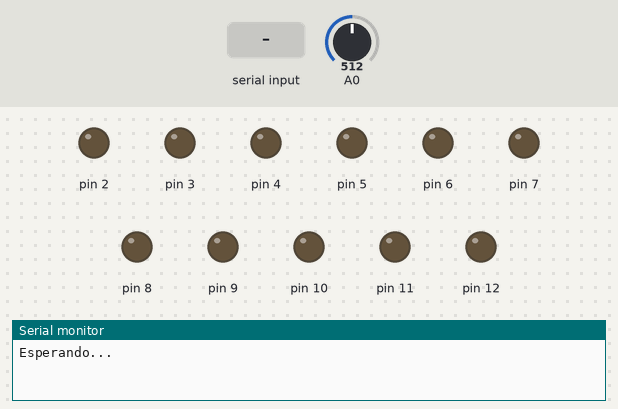
Simulated run of this sketch. Board: Arduino Uno, built with avr-gcc and run on an emulated ATmega328P. Shown: output pins drawn as LEDs (lit = HIGH), the last lines printed to the serial monitor. Inputs (shaded band) come from the test bench; at power-on: A0 = 512.

Above: at 1.2 s.
1.3 s: "1" received over Serial
At 3.1 s:
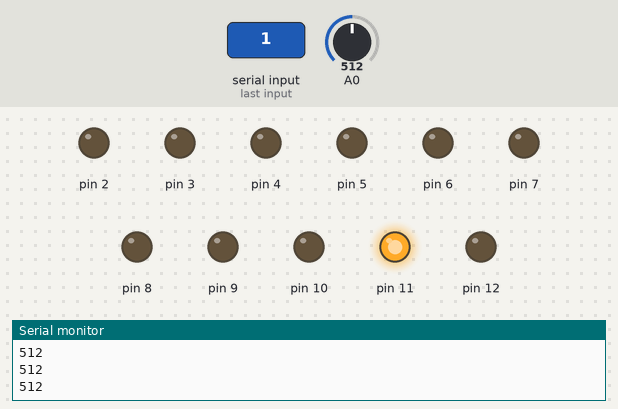
3.8 s: A0 set to 354
5.3 s: A0 set to 327
At 6.7 s:
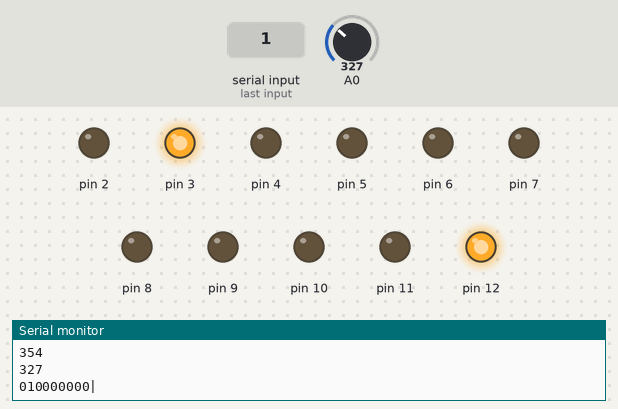
7.7 s: "2" received over Serial
At 10.6 s:
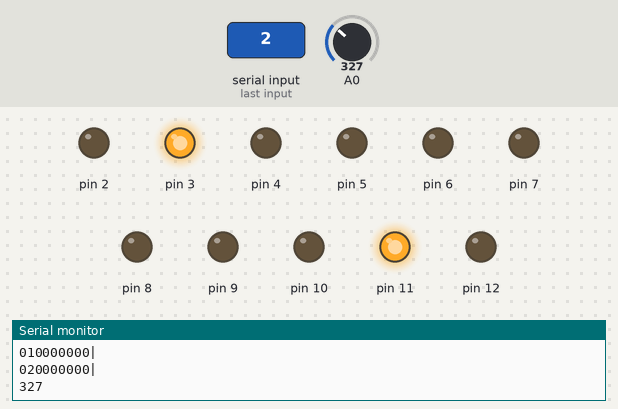
10.7 s: A0 set to 156
12.7 s: A0 set to 138
At 15.2 s:
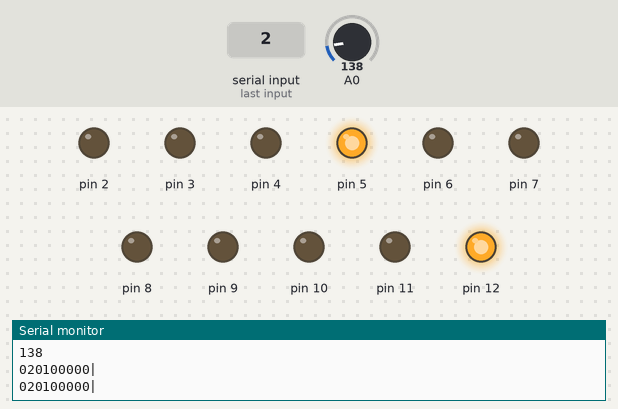
Timing chart, 0 to 16.7 s (numbered marks = the images above; inputs shaded):
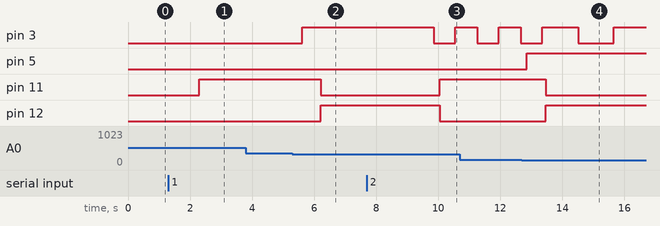

Measured:
- the behaviour switches between 341 and 340 on A0 (found by bisection; images 1 and 2)
- the behaviour switches between 146 and 145 on A0 (found by bisection; images 3 and 4)
- after the input at 1.3 s, pin 11: LOW → HIGH after 1.0 s
- after the input at 5.3 s, pin 3: LOW → HIGH after 0.32 s; pin 11: HIGH → LOW after 0.92 s; pin 12: LOW → HIGH after 0.92 s
- after the input at 7.7 s, pin 3: HIGH → LOW after 2.2 s, → HIGH 0.70 s later; pin 11: LOW → HIGH after 2.4 s; pin 12: HIGH → LOW after 2.4 s
- after the input at 12.7 s, pin 5: LOW → HIGH after 0.16 s; pin 11: HIGH → LOW after 0.76 s; pin 12: LOW → HIGH after 0.76 s

The sketch:

Totito_v1.ino
```cpp
//Voltajes por Boton
int l1Min = 400, l1Max = 510;
int l2Min = 300, l2Max = 340;
int l3Min = 220, l3Max = 260;
int l4Min = 135, l4Max = 145;
int l5Min = 163, l5Max = 175;
int l6Min = 180, l6Max = 205;
int l7Min = 119, l7Max = 126;
int l8Min = 108, l8Max = 112;
int l9Min =  99, l9Max = 105;
int   Min =  99,   Max = 510;

//Declaración de Variables
int primeraVez = 0, turno = 0, entro = 0;

//Declaración de Arreglos
int arrayJuego[9];

//Otras declaraciones
int on = 300;
int off = 100;
long cntTiempo = 0;

void setup() {
  Serial.begin(9600);
  for (int i = 2; i <= 12; i++) {
    pinMode(i, OUTPUT);
  }
}

void loop() {

  if (primeraVez == 0) {
    apagaLeds();
    primeraVez = 1;
  }
  delay(100);

  if (turno == 0) {
    turno = Serial.readString().toInt();
    Serial.println("Esperando...");
  }

  if (turno == 1) {
    digitalWrite(11, HIGH);
    digitalWrite(12, LOW);
    //enviaDatos();
    if (analogRead(A0) > 0) {
      Serial.println(analogRead(A0));
      enciendeLedPj1(A0);
      if (entro == 1) {
        turno = 2;
        //Serial.println("Turno del Jugador 2");
      }
    }
  } else if (turno == 2) {
    digitalWrite(12, HIGH);
    digitalWrite(11, LOW);
    enviaDatos();
    String input = "";
    input = Serial.readString();
    //Serial.println(input);
    enciendeLedPj2(input);
    if (entro == 1) {
      enviaDatos();
      String input = "";
      input = Serial.readString();
      Serial.println(input);
      if (input == "Empate") {
        Serial.println("Empate");
        apagaLeds();
        for (int i = 0; i <= 5; i++) {
          digitalWrite(12, HIGH);
          digitalWrite(11, LOW);
          delay(500);
          digitalWrite(11, HIGH);
          digitalWrite(12, LOW);
          delay(500);
        }
        inicializaDatos();
      } else if (input == "GanoP1") {
        Serial.println("GanoP1");
        apagaLeds();
        digitalWrite(12, LOW);
        for (int i = 0; i <= 5; i++) {
          digitalWrite(11, LOW);
          delay(500);
          digitalWrite(11, HIGH);
          delay(500);
        }
        inicializaDatos();
      } else if (input == "GanoP2") {
        apagaLeds();
        Serial.println("GanoP2");
        digitalWrite(11, LOW);
        for (int i = 0; i <= 5; i++) {
          digitalWrite(12, LOW);
          delay(500);
          digitalWrite(12, HIGH);
          delay(500);
        }
        inicializaDatos();
      } else {
        turno = 1;
        //Serial.println("Turno del Jugador 1");
      }
    }
  }
  controlaLedP2();
}

void apagaLeds() {
  for (int i = 2; i <= 12; i++) {
    digitalWrite(i, LOW);
  }
}

void inicializaDatos() {
  for (int i = 0; i < 9; i++) {
    arrayJuego[i] = 0;
  }
  primeraVez = 0;
  turno = 0;
}

void enviaDatos() {
  String msg = "";
  for (int k = 0; k < 9; k++) {
    msg.concat(arrayJuego[k]);
  }
  msg += "|";
  delay(50);
  Serial.println(msg);
}
void enciendeLedPj1(int led) {
  entro = 0;
  if (analogRead(led) >= Min && analogRead(led) <= Max) {
    if (analogRead(led) >= l1Min && analogRead(led) <= l1Max) {
      if (arrayJuego[0] == 0) {
        digitalWrite(2, HIGH);                                    //led 1
        arrayJuego[0] = 1;
        entro = 1;
      }
    }
    if (analogRead(led) >= l2Min && analogRead(led) <= l2Max) {
      if (arrayJuego[1] == 0) {
        digitalWrite(3, HIGH);                                    //led 2
        arrayJuego[1] = 1;
        entro = 1;
      }
    }
    if (analogRead(led) >= l3Min && analogRead(led) <= l3Max) {
      if (arrayJuego[2] == 0) {
        digitalWrite(4, HIGH);                                    //led 3
        arrayJuego[2] = 1;
        entro = 1;
      }
    }
    if (analogRead(led) >= l4Min && analogRead(led) <= l4Max) {
      if (arrayJuego[3] == 0) {
        digitalWrite(5, HIGH);                                    //led 4
        arrayJuego[3] = 1;
        entro = 1;
      }
    }
    if (analogRead(led) >= l5Min && analogRead(led) <= l5Max) {
      if (arrayJuego[4] == 0) {
        digitalWrite(6, HIGH);                                    //led 5
        arrayJuego[4] = 1;
        entro = 1;
      }
    }
    if (analogRead(led) >= l6Min && analogRead(led) <= l6Max) {
      if (arrayJuego[5] == 0) {
        digitalWrite(7, HIGH);                                    //led 6
        arrayJuego[5] = 1;
        entro = 1;
      }
    }
    if (analogRead(led) >= l7Min && analogRead(led) <= l7Max) {
      if (arrayJuego[6] == 0) {
        digitalWrite(8, HIGH);                                    //led 7
        arrayJuego[6] = 1;
        entro = 1;
      }
    }
    if (analogRead(led) >= l8Min && analogRead(led) <= l8Max) {
      if (arrayJuego[7] == 0) {
        digitalWrite(9, HIGH);                                    //led 8
        arrayJuego[7] = 1;
        entro = 1;
      }
    }
    if (analogRead(led) >= l9Min && analogRead(led) <= l9Max) {
      if (arrayJuego[8] == 0) {
        digitalWrite(10, HIGH);                                   //led 9
        arrayJuego[8] = 1;
        entro = 1;
      }
    }
    if (entro == 1) {
      //Serial.println("Entro");
    }
    delay(500);
  } else {
    //Serial.println("No Entro Pj1");
    //delay(50);
  }
}

void enciendeLedPj2(String led) {
  entro = 0;
  if (led >= "1" && led <= "9" ) {
    entro = 1;
    if (led == "1") {
      digitalWrite(2, HIGH);                                    //led 1
      arrayJuego[0] = 2;
    }
    if (led == "2") {
      digitalWrite(3, HIGH);                                    //led 2
      arrayJuego[1] = 2;
    }
    if (led == "3") {
      digitalWrite(4, HIGH);                                    //led 3
      arrayJuego[2] = 2;
    }
    if (led == "4") {
      digitalWrite(5, HIGH);                                    //led 4
      arrayJuego[3] = 2;
    }
    if (led == "5") {
      digitalWrite(6, HIGH);                                    //led 5
      arrayJuego[4] = 2;
    }
    if (led == "6") {
      digitalWrite(7, HIGH);                                    //led 6
      arrayJuego[5] = 2;
    }
    if (led == "7") {
      digitalWrite(8, HIGH);                                    //led 7
      arrayJuego[6] = 2;
    }
    if (led == "8") {
      digitalWrite(9, HIGH);                                    //led 8
      arrayJuego[7] = 2;
    }
    if (led == "9") {
      digitalWrite(10, HIGH);                                   //led 9
      arrayJuego[8] = 2;
    }
    delay(100);
  } else {
    //Serial.println("No Entro Pj2");
    //delay(50);
  }
}

void controlaLedP2() {
  for (int i = 0; i < 9; i++) {
    if (arrayJuego[i] == 2) {
      int led = i + 2;
      //Serial.println(led);
      if (digitalRead(led) == LOW) {
        digitalWrite(led, HIGH);
        //Serial.printl("ON"); Serial.println(led);
      } else {
        digitalWrite(led, LOW);
        //Serial.printl("OFF"); Serial.println(led);
      }

      if (turno == 1) {
        delay(100);
      } else {
        //delay(50);
      }

    }
  }
}
```
